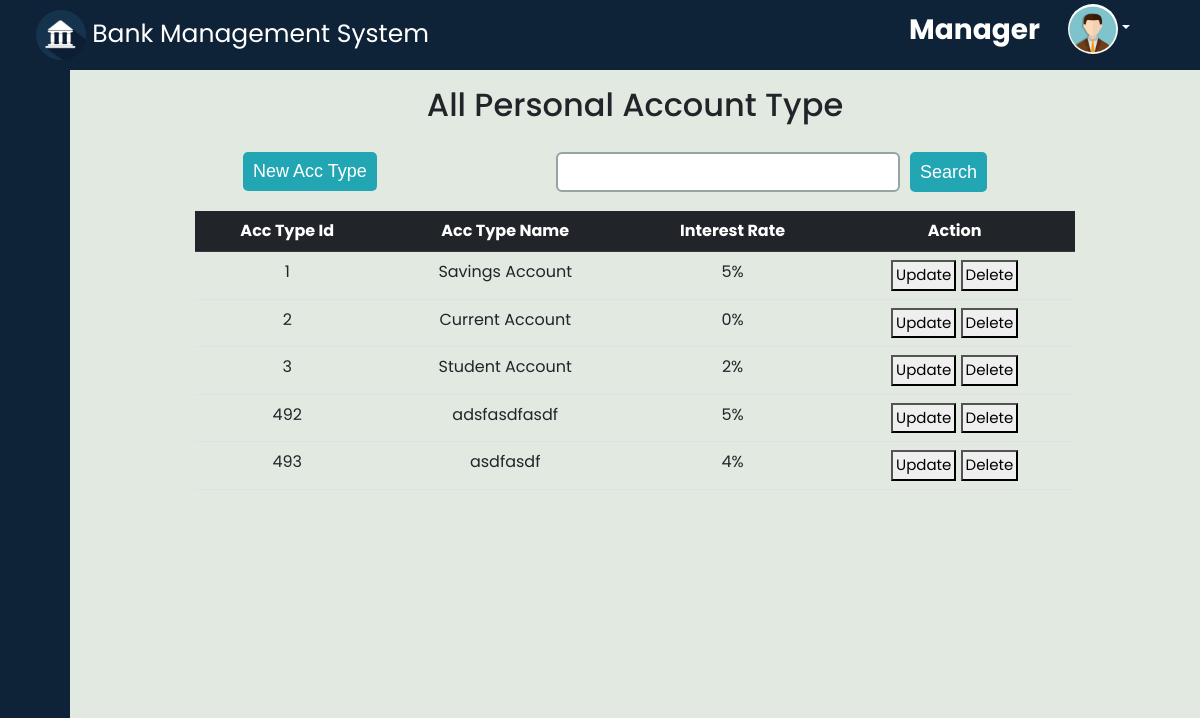
/manager/acc_type.php (signed in), run on the app's committed database.
### tables this page shows
CREATE TABLE `acc_type` (
  `at_code` int(11) NOT NULL,
  `acc_name` text DEFAULT NULL,
  `service_charge` float NOT NULL,
  `interest_rate` float NOT NULL,
  `trx_limit` int(11) NOT NULL,
  `withdraw_limit` int(11) NOT NULL
);

### manager/acc_type.php (the view, shortened to what this page needs)
<!DOCTYPE html>
<html lang="en">
<head>
</head>
<?php
include "../database.php";
$search = "";
$query_acc_type = "select * from acc_type where at_code like '%$search%' or acc_name like '%$search%'";
$table_acc_type = mysqli_query($con, $query_acc_type);
?>
<body>
    <div>
        <?php include "manager_header.php" ?>
    </div>
    <div class="d-flex">
        <div>
            <?php include "manager_sidebar.php" ?>
        </div>
        <div class="main">
            <div class="cnt">
                <h2 class="d-flex justify-content-center mt-3">All Personal Account Type</h2>
                <div class="d-flex hdiv">
                    <div class="new">
                        <a href="add_acc_type.php"><button>New Acc Type</button></a>
                    </div>
                    <div class="searchdiv d-flex">
                        <form action="" method="post">
                            <div class="d-flex">
                                <input class="form-control fc" style=" border: 2px solid #95a5a6;" type="text" name="searchinput" id="">
                                <input class="btnn" type="submit" value="Search" name="searchbtn" id="">
                            </div>
                        </form>
                    </div>
                </div>
                <div class="container">
                    <table class="table table-hover text-center">
                        <tr class="table-dark">
                            <th>Acc Type Id</th>
                            <th>Acc Type Name</th>
                            <th>Interest Rate</th>
                            <th>Action</th>
                        </tr>
                        <?php
                        while ($row = mysqli_fetch_assoc($table_acc_type)) {
                        ?>
                            <tr>
                                <td><?php echo $row['at_code'] ?></td>
                                <td><?php echo $row['acc_name'] ?></td>
                                <td><?php echo $row['interest_rate'] . "%" ?></td>
                                <td>
                                    <a href="update_acc_type.php?at_code=<?php echo $row['at_code'] ?>"><button>Update</button></a>
                                    <a href="delete_acc_type.php?at_code=<?php echo $row['at_code'] ?>"><button onclick="return checkdelete()">Delete</button></a>
                                </td>
                            </tr>
                        <?php } ?>
                    </table>
                </div>
            </div>
        </div>
    </div>
</body>
</html>

### manager/acc_type.php (style rules this page uses)
a button { padding: 2px 3px; font-size: 15px; }
.main { background-color: #e1e9e1; display: flex; justify-content: center; }
.cnt { width: 80%; }
.new { margin-bottom: 20px; margin-top: 20px; margin-left: 60px; }
.new button { padding: 6px 10px; background-color: #22a6b3; border: none; border-radius: 5px; color: white; font-size: 18px; font-family: Arial, Helvetica, sans-serif; }
.hdiv { position: relative; }
.searchdiv { margin-top: 20px; margin-bottom: 10px; position: absolute; right: 100px; }
.btnn { margin-left: 10px; padding: 6px 10px; background-color: #22a6b3; border: none; border-radius: 5px; color: white; font-size: 18px; font-family: Arial, Helvetica, sans-serif; }

### manager/manager_header.php (style rules this page uses)
* { margin: 0; padding: 0; box-sizing: border-box; font-family: 'Poppins', sans-serif; }

### manager/manager_sidebar.php (style rules this page uses)
a { text-decoration: none; }
body { font-family: 'Poppins', sans-serif; }
.main { height: 100vh; overflow: scroll; width: 100%; }

### data on the page
acc_type: at_code "1", acc_name "Savings Account", interest_rate "5"
acc_type: at_code "2", acc_name "Current Account", interest_rate "0"
acc_type: at_code "3", acc_name "Student Account", interest_rate "2"
acc_type: at_code "492", acc_name "adsfasdfasdf", interest_rate "5"
acc_type: at_code "493", acc_name "asdfasdf", interest_rate "4"
